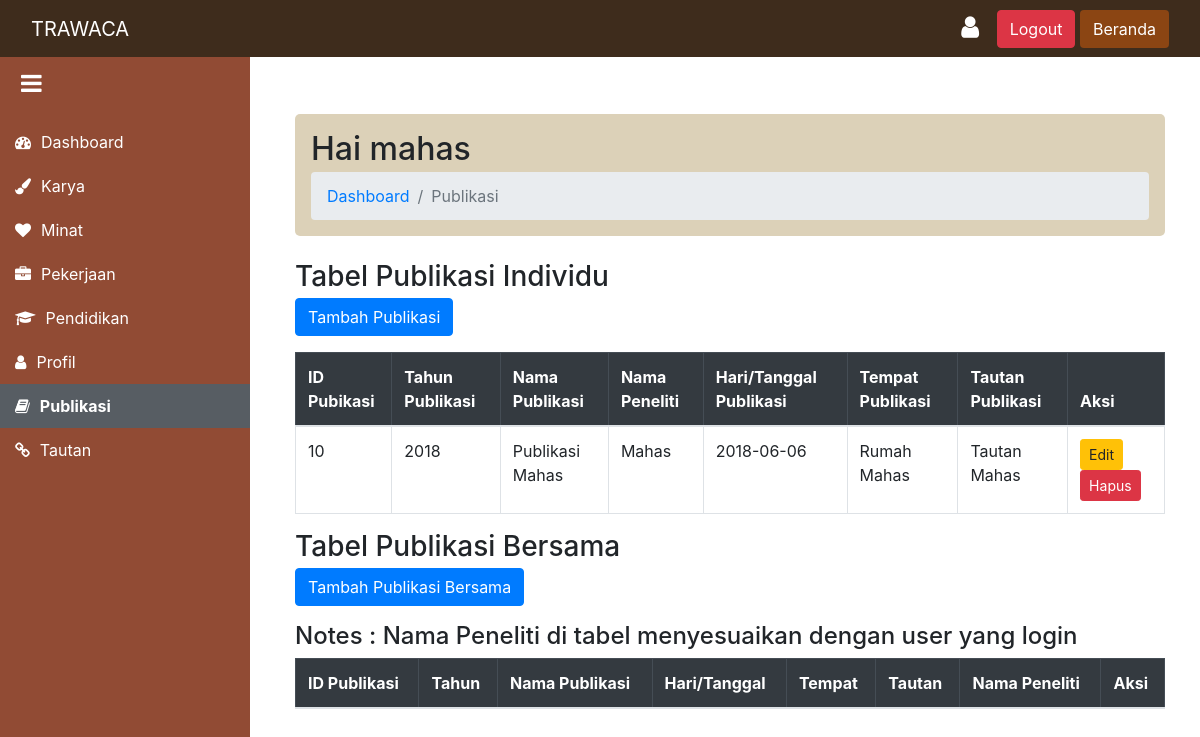
The page /peneliti/publikasi_dashboard.php (signed in) on the database its author committed.
### tables this page shows
CREATE TABLE `publikasi_peneliti_individu` (
  `id_publikasi` int(11) NOT NULL,
  `id_peneliti` int(11) DEFAULT NULL,
  `tahun_publikasi` year(4) NOT NULL,
  `nama_publikasi` varchar(255) NOT NULL,
  `nama_peneliti` varchar(255) NOT NULL,
  `hari_tanggal_publikasi` date NOT NULL,
  `tempat_publikasi` varchar(255) NOT NULL,
  `tautan_publikasi` text NOT NULL
);

### backend/peneliti_publikasi_backend.php (called while the page is built, shortened)
<?php
include(__DIR__ . '../../config/database.php');
if (isset($_SESSION['id_peneliti'])) {
    $id_peneliti = $_SESSION['id_peneliti'];
} else {
    echo "ID Peneliti tidak ditemukan dalam sesi.";
    exit;
}
$queryPublikasi = "
    SELECT
        id_peneliti,
        id_publikasi,
        tahun_publikasi,
        nama_publikasi,
        nama_peneliti,
        hari_tanggal_publikasi,
        tempat_publikasi,
        tautan_publikasi
    FROM
        publikasi_peneliti_individu
    WHERE
        id_peneliti = $id_peneliti
";
$stmtPublikasi = $pdo->query($queryPublikasi);
$selected_publikasi = $stmtPublikasi->fetchAll(PDO::FETCH_ASSOC);

### peneliti/publikasi_dashboard.php (the view, shortened to what this page needs)
<?php
include '../backend/peneliti_publikasi_backend.php';
?>
<!DOCTYPE html>
<html lang="en">
<head>
    <link href="../trawaca_bootstrap/bootstrap.min.css" rel="stylesheet">
    <link rel="stylesheet" href="https://cdnjs.cloudflare.com/ajax/libs/font-awesome/4.7.0/css/font-awesome.min.css">
</head>
<body>
    <nav class="navbar navbar-expand-lg navbar-dark">
        <div class="container-fluid">
            <button class="sidebar-toggle" onclick="toggleSidebar()">
                <i class="fa fa-bars"></i>
            </button>
            <a class="navbar-brand" href="#">TRAWACA</a>
            <div class="ml-auto">
                <a href="profil.php" class="btn">
                    <i class="fa fa-user" style="font-size: 25px; color: white;"></i>
                </a>
                <a href="../logout.php" class="btn btn-danger">Logout</a>
                <a href="../beranda.php" class="btn" style="background-color: #8B4513; color: white;">Beranda</a>
            </div>
        </div>
    </nav>
    <div class="sidebar" id="sidebar">
    <?php $id_peneliti = $_SESSION['id_peneliti'] ?? ''; ?>
    <a href="peneliti_dashboard.php?id_peneliti=<?= $id_peneliti; ?>">
        <i class="fa fa-tachometer"></i> <span class="menu-text">Dashboard</span>
    </a>
    <a href="karya_dashboard.php?id_peneliti=<?= $id_peneliti; ?>">
        <i class="fa fa-paint-brush"></i> <span class="menu-text">Karya</span>
    </a>
    <a href="minat_dashboard.php?id_peneliti=<?= $id_peneliti; ?>">
        <i class="fa fa-heart"></i> <span class="menu-text">Minat</span>
    </a>
    <a href="pekerjaan_dashboard.php?id_peneliti=<?= $id_peneliti; ?>">
        <i class="fa fa-briefcase"></i> <span class="menu-text">Pekerjaan</span>
    </a>
    <a href="pendidikan_dashboard.php?id_peneliti=<?= $id_peneliti; ?>">
        <i class="fa fa-graduation-cap"></i> <span class="menu-text">Pendidikan</span>
    </a>
    <a href="profil_dashboard.php?id_peneliti=<?= $id_peneliti; ?>">
        <i class="fa fa-user"></i> <span class="menu-text">Profil</span>
    </a>
    <a href="publikasi_dashboard.php?id_peneliti=<?= $id_peneliti; ?>" class="active">
        <i class="fa fa-book"></i> <span class="menu-text">Publikasi</span>
    </a>
    <a href="tautan_dashboard.php?id_peneliti=<?= $id_peneliti; ?>">
        <i class="fa fa-link"></i> <span class="menu-text">Tautan</span>
    </a>
</div>
    <div class="peneliti-content" id="content">
        <div class="container mt-4">
            <div class="header p-3 mb-4" style="background-color: #DCD1B8; border-radius: 5px;">
                <h2 class="mb-1">Hai <?= $_SESSION['username'] ?></h2>
                <nav aria-label="breadcrumb">
                    <ol class="breadcrumb mb-0">
                        <li class="breadcrumb-item"><a href="peneliti_dashboard.php">Dashboard</a></li>
                        <li class="breadcrumb-item active" aria-current="page">Publikasi</li>
                    </ol>
                </nav>
            </div>
            <h3 class="mb-1">Tabel Publikasi Individu</h3>
            <a href="CRU/publikasi_individu_tambah.php" class="btn btn-primary mb-3">Tambah Publikasi</a>
            <table class="table table-bordered">
                <thead class="table-dark">
                    <tr>
                        <th>ID Pubikasi</th>
                        <th>Tahun Publikasi</th>
                        <th>Nama Publikasi</th>
                        <th>Nama Peneliti</th>
                        <th>Hari/Tanggal Publikasi</th>
                        <th>Tempat Publikasi</th>
                        <th>Tautan Publikasi</th>
                        <th>Aksi</th>
                    </tr>
                </thead>
                <tbody>
                <?php foreach ($selected_publikasi as $rowpublikasi) : ?>
                    <tr>
                        <td><?= $rowpublikasi['id_publikasi']; ?></td>
                        <td><?= $rowpublikasi['tahun_publikasi']; ?></td>
                        <td><?= $rowpublikasi['nama_publikasi']; ?></td>
                        <td><?= $rowpublikasi['nama_peneliti']; ?></td>
                        <td><?= $rowpublikasi['hari_tanggal_publikasi']; ?></td>
                        <td><?= $rowpublikasi['tempat_publikasi']; ?></td>
                        <td><?= $rowpublikasi['tautan_publikasi']; ?></td>
                        <td>
                            <a href="CRU/publikasi_individu_edit.php?edit=<?= $rowpublikasi['id_publikasi']; ?>" class="btn btn-warning btn-sm">Edit</a>
                            <a href="?deletepublikasi=<?= $rowpublikasi['id_publikasi']; ?>" class="btn btn-danger btn-sm" onclick="return confirm('Yakin ingin menghapus?')">Hapus</a>
                        </td>
                    </tr>
                <?php endforeach; ?>
                </tbody>
            </table>
        <h3 class="mb-1">Tabel Publikasi Bersama</h3>
        <a href="CRU/publikasi_bersama_tambah.php" class="btn btn-primary mb-3">Tambah Publikasi Bersama</a>
        <h4>Notes : Nama Peneliti di tabel menyesuaikan dengan user yang login</h4>
        <table class="table table-bordered">
            <thead class="table-dark">
                <tr>
                    <th>ID Publikasi</th>
                    <th>Tahun</th>
                    <th>Nama Publikasi</th>
                    <th>Hari/Tanggal</th>
                    <th>Tempat</th>
                    <th>Tautan</th>
                    <th>Nama Peneliti</th>
                    <th>Aksi</th>
                </tr>
            </thead>
        </table>
        </div>
    </div>
</body>
</html>

### peneliti/publikasi_dashboard.php (style rules this page uses)
body { display: flex; flex-direction: column; height: 100vh; margin: 0; overflow-x: hidden; }
.navbar { position: fixed; top: 0; width: 100%; z-index: 1000; background-color: #3E2C1C; }
.sidebar { width: 250px; height: 100vh; background-color: #914b34; padding-top: 120px; position: fixed; left: 0; transition: width 0.3s ease-in-out, transform 0.3s ease-in-out; overflow: hidden; }
.sidebar a { padding: 10px 15px; display: flex; align-items: center; color: white; text-decoration: none; white-space: nowrap; transition: background-color 0.3s; }
.sidebar a i { margin-right: 10px; }
.sidebar a.active { background-color: #575d63; font-weight: bold; }
.peneliti-content { margin-left: 260px; margin-top: 70px; padding: 20px; width: calc(100% - 260px); transition: margin-left 0.3s ease-in-out, width 0.3s ease-in-out; }
.sidebar-toggle { position: absolute; top: 65px; left: 15px; font-size: 24px; background: none; border: none; color: white; cursor: pointer; z-index: 1100; }

### rows shown on the page
publikasi_peneliti_individu: id_publikasi "10", tahun_publikasi "2018", nama_publikasi "Publikasi Mahas", nama_peneliti "Mahas", hari_tanggal_publikasi "2018-06-06", tempat_publikasi "Rumah Mahas", tautan_publikasi "Tautan Mahas"

### other values the page prints
$_SESSION['username'] "mahas"
